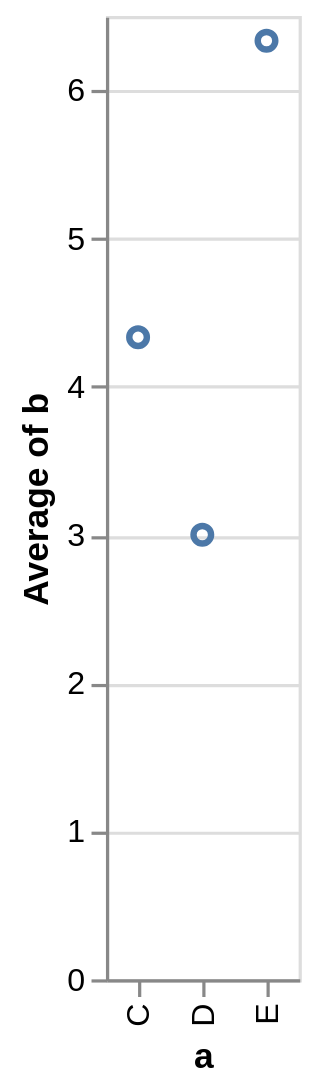

The cell this chart's notebook holds for it:
### Code cell
alt.Chart(data).mark_point().encode(
    x='a',
    y='average(b)'
)

### Figure 1 — Vega-Lite specification as saved in the notebook (floating-point values rounded to 4 significant figures)
{"config": {"view": {"continuousWidth": 300, "continuousHeight": 300}}, "data": {"name": "data-9b610f80003d046838adda5e50d859e9"}, "mark": {"type": "point"}, "encoding": {"x": {"field": "a", "type": "nominal"}, "y": {"aggregate": "average", "field": "b", "type": "quantitative"}}, "$schema": "https://vega.github.io/schema/vega-lite/v6.1.0.json", "datasets": {"data-9b610f80003d046838adda5e50d859e9": [{"a": "C", "b": 2}, {"a": "C", "b": 7}, {"a": "C", "b": 4}, {"a": "D", "b": 1}, {"a": "D", "b": 2}, {"a": "D", "b": 6}, {"a": "E", "b": 8}, {"a": "E", "b": 4}, {"a": "E", "b": 7}]}}
